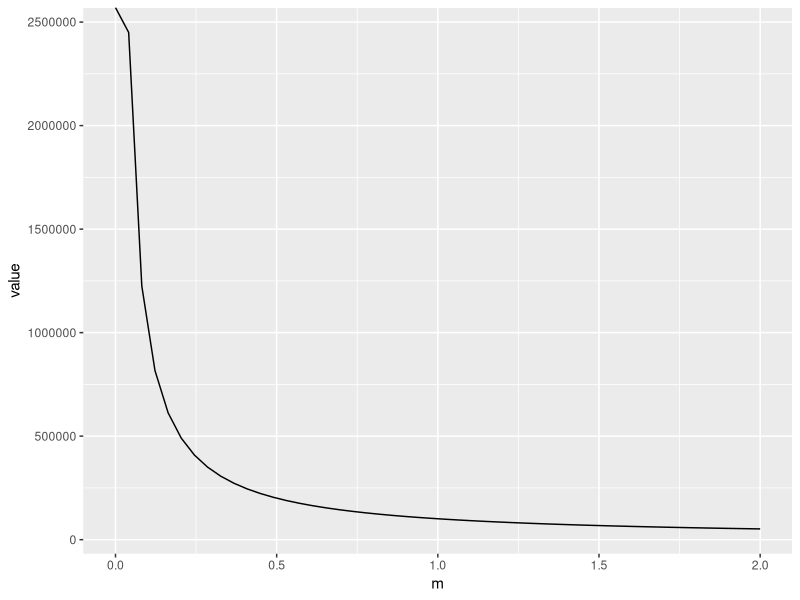

Recreate this plot in R.
library(ggplot2)
integral <- function(k){
  tosolve<- (100000/k)*(.99^k + (k+1)*(1-.99^k))
  return (tosolve)
}
mvals<- seq(0,2,l=50)
newdat <- data.frame(m =seq(0,2,l=50),value = integral(mvals) )
ggplot(aes(x= m,y= value),data = newdat) + geom_line()
